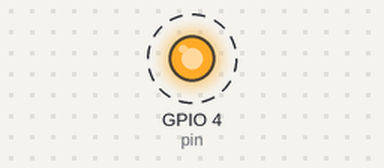
This program was run on a simulated Raspberry Pi (BCM pin numbers). On the bench: output pins drawn as LEDs (lit = HIGH). Dashed ring = blinking. What the program prints to the terminal is not drawn. At 10.0 s the program stops and its outputs stay as they are.

Above: at 0.2 s.
Timing chart, 0 to 3.0 s (numbered marks = the images above):
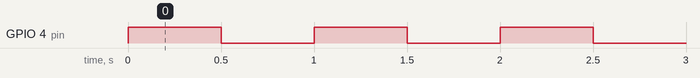

Measured:
- by itself, GPIO 4 (pin): alternates HIGH for 0.50 s and LOW for 0.50 s, 20 changes in all, then stays LOW

The program:

ledtest.py
```python
import time
import RPi.GPIO as GPIO


def blink(_pin):
    GPIO.output(_pin, GPIO.HIGH)
    time.sleep(0.5)
    GPIO.output(_pin, GPIO.LOW)
    time.sleep(0.5)


# SETUP
print('Start')
pin = 4
GPIO.setwarnings(False)
GPIO.setmode(GPIO.BCM)
GPIO.setup(pin, GPIO.OUT)

# MAIN
for i in range(10):
    blink(pin)

# Cleanup
print('Done')
```
